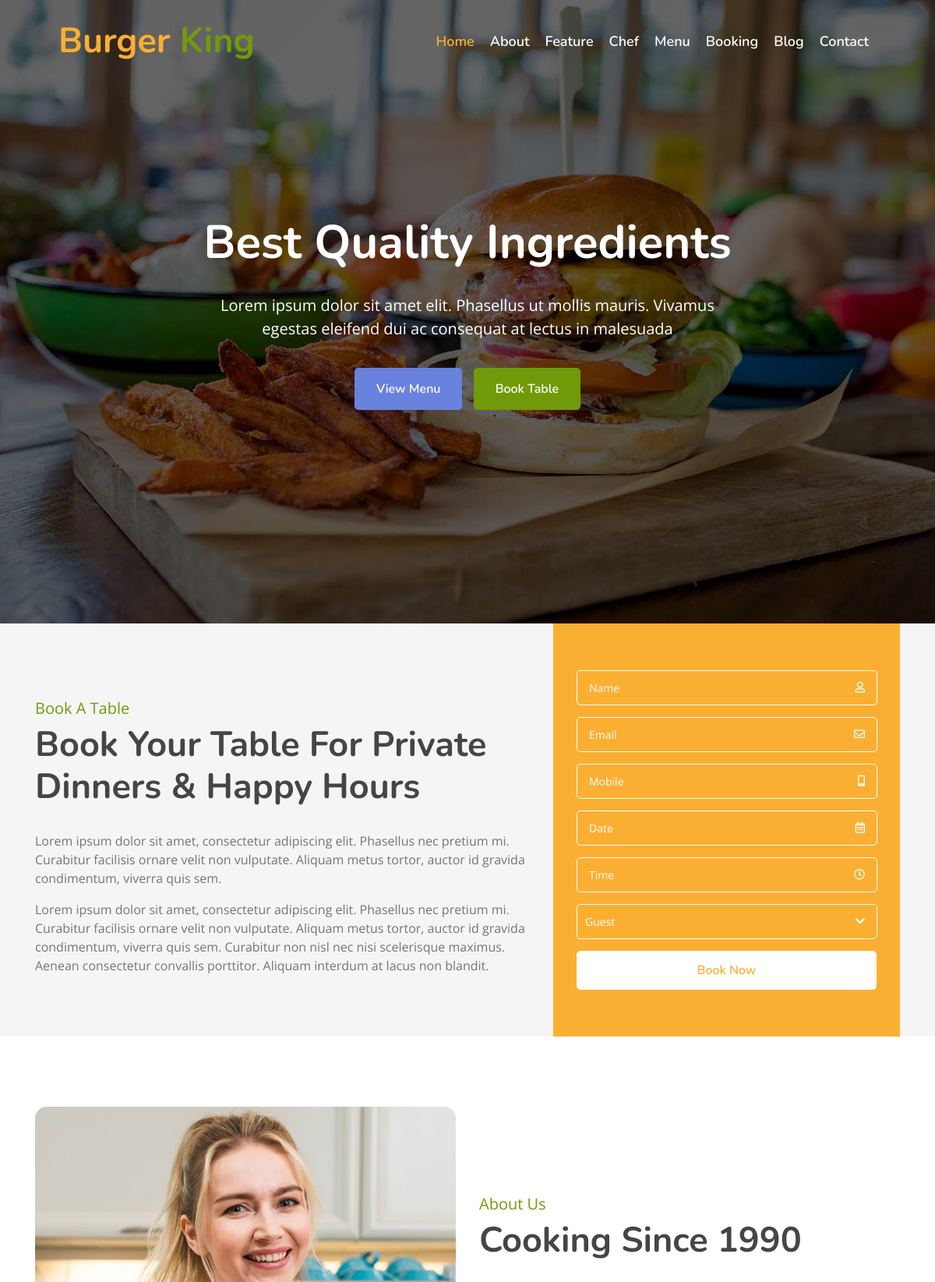
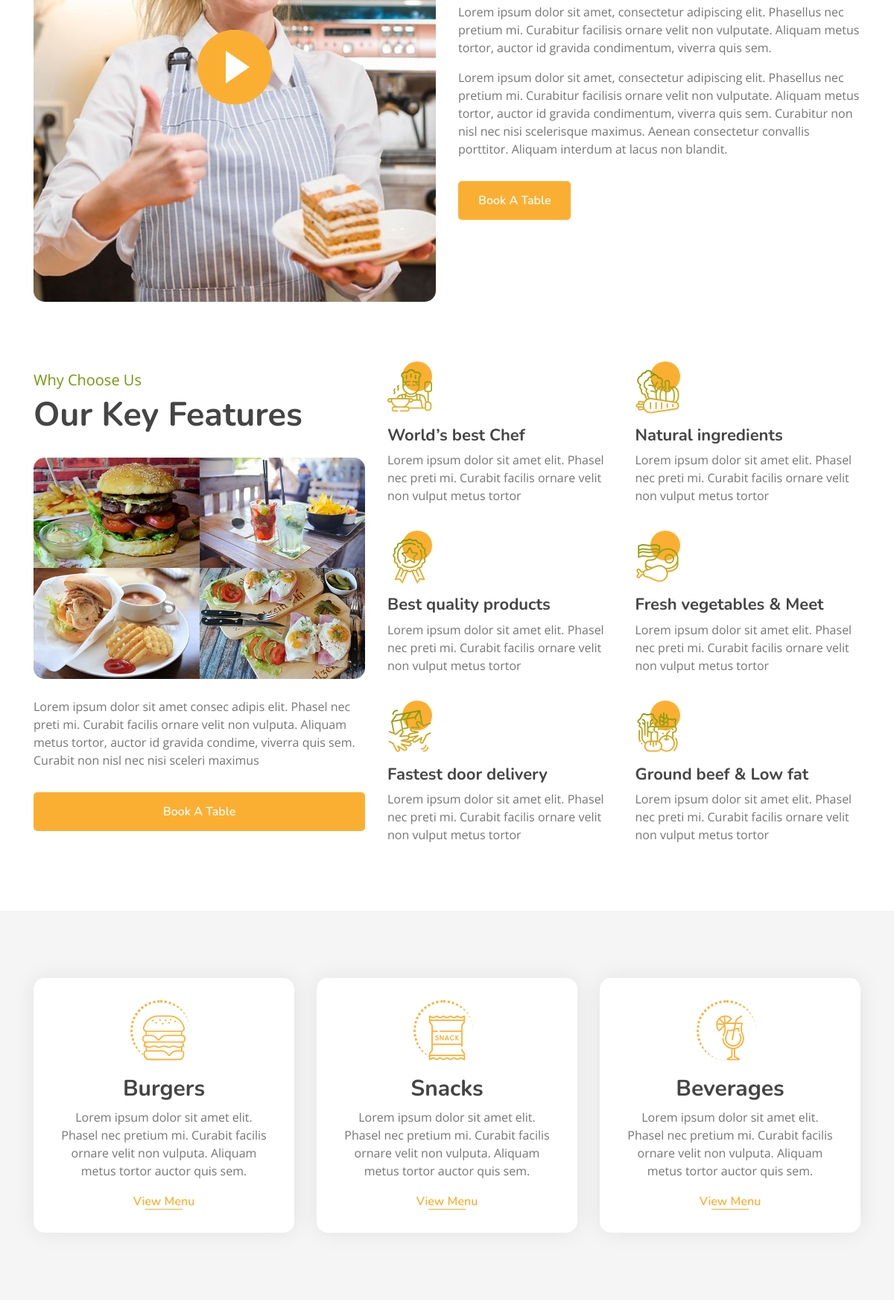
The page / (upper part) on the database its author committed (2 pictures, top to bottom).
### tables this page shows
CREATE TABLE IF NOT EXISTS `settings` (
  `is_active` tinyint(2) DEFAULT NULL,
  `logo` varchar(200) NOT NULL,
  `logo_2` varchar(150) NOT NULL,
  `address` varchar(300) NOT NULL,
  `phone` varchar(50) NOT NULL,
  `mail` varchar(50) NOT NULL,
  `s_tw` varchar(100) NOT NULL,
  `s_fb` varchar(100) NOT NULL,
  `s_ins` varchar(100) NOT NULL,
  `s_yt` varchar(100) NOT NULL,
  `s_in` varchar(100) NOT NULL
);

CREATE TABLE IF NOT EXISTS `slider` (
  `id` int(11) NOT NULL AUTO_INCREMENT,
  `img` varchar(200) NOT NULL,
  `title` varchar(200) DEFAULT NULL,
  `description` varchar(500) DEFAULT NULL,
  `btn_color_1` varchar(300) DEFAULT NULL,
  `btn_text_1` varchar(200) DEFAULT NULL,
  `btn_text_2` varchar(300) DEFAULT NULL,
  `btn_color_2` varchar(200) DEFAULT NULL,
  `btn_status_1` varchar(1) NOT NULL DEFAULT '0',
  `btn_status_2` varchar(1) NOT NULL DEFAULT '0',
  `rank` varchar(1) NOT NULL DEFAULT '0',
  `isActive` varchar(20) DEFAULT NULL,
  `created` datetime NOT NULL DEFAULT CURRENT_TIMESTAMP,
  `updated` datetime NOT NULL DEFAULT CURRENT_TIMESTAMP,
  `btn_url_1` varchar(300) DEFAULT NULL,
  `btn_url_2` varchar(300) DEFAULT NULL,
  PRIMARY KEY (`id`)
);

### pages/home.php (the view, shortened to what the rows shown need)
<!DOCTYPE html>
<html lang="en">
<head>
</head>
<body>
        <div class="carousel">
            <div class="container-fluid">
                <div class="owl-carousel">
                <?php
                    $select = $db->prepare("SELECT * FROM slider ORDER BY rank ASC");
                    $select->execute(array());
                    $sh = $select->fetchALL(PDO::FETCH_ASSOC);
                    foreach($sh as $data){
                        if($data["isActive"] == "aktiv"){
                            ?>
                                <div class="carousel-item">
                                    <div class="carousel-img">
                                        <img src="<?= "admin/uploads/".$data["img"]; ?>" alt="Image">
                                    </div>
                                    <div class="carousel-text">
                                        <h1><?= $data["title"]; ?></h1>
                                        <p>
                                        <?= $data["description"]; ?>
                                        </p>
                                        <div class="carousel-btn">
                                        <?php
                                            if($data["btn_status_1"] == 1){
                                                ?>
                                                <a  href=""
                                                    class="btn custom-btn" style="background: <?= $data["btn_color_1"]; ?>; border: 3px solid <?= $data["btn_color_1"]; ?>;"
                                                    onmouseover="this.style.color='<?= $data['btn_color_1']; ?>', this.style.backgroundColor='transparent'"
                                                    onmouseout="this.style.color='#fff', this.style.backgroundColor='<?= $data['btn_color_1']; ?>'" >
                                                    <?= $data["btn_text_1"]; ?>
                                                </a>
                                                <?php
                                            }
                                            if($data["btn_status_2"] == 1){
                                                ?>
                                                <a href=""
                                                    class="btn custom-btn" style="background: <?= $data["btn_color_2"]; ?>; border: 3px solid <?= $data["btn_color_2"]; ?>;"
                                                    onmouseover="this.style.color='<?= $data['btn_color_2']; ?>', this.style.backgroundColor='transparent'"
                                                    onmouseout="this.style.color='#fff', this.style.backgroundColor='<?= $data['btn_color_2']; ?>'">
                                                    <?= $data["btn_text_2"]; ?>
                                                </a>
                                                <?php
                                            }
                                        ?>
                                        </div>
                                    </div>
                                </div>
                            <?php
                        }
                    }
                ?>
                </div>
            </div>
        </div>
         <div class="booking">
            <div class="container">
                <div class="row align-items-center">
                    <div class="col-lg-7">
                        <div class="booking-content">
                            <div class="section-header">
                                <h2>Book Your Table For Private Dinners & Happy Hours</h2>
                            </div>
                        </div>
                    </div>
                </div>
            </div>
        </div>
        <div class="about">
            <div class="container">
                <div class="row align-items-center">
                    <div class="col-lg-6">
                        <div class="about-content">
                            <div class="section-header">
                                <h2>Cooking Since 1990</h2>
                            </div>
                        </div>
                    </div>
                </div>
            </div>
        </div>
        <div class="feature">
            <div class="container">
                <div class="row">
                    <div class="col-lg-5">
                        <div class="section-header">
                            <h2>Our Key Features</h2>
                        </div>
                    </div>
                </div>
            </div>
        </div>
        <div class="food">
            <div class="container">
                <div class="row align-items-center">
                    <div class="col-md-4">
                        <div class="food-item">
                            <h2>Burgers</h2>
                        </div>
                    </div>
                    <div class="col-md-4">
                        <div class="food-item">
                            <h2>Snacks</h2>
                        </div>
                    </div>
                    <div class="col-md-4">
                        <div class="food-item">
                            <h2>Beverages</h2>
                        </div>
                    </div>
                </div>
            </div>
        </div>
</body>
</html>

### inc/menu.php (shortened to what the rows shown need)
<?php
    $select = $db->prepare("SELECT * FROM settings");
     $select->execute(array());
     $x = $select->fetchALL(PDO::FETCH_ASSOC);
?>
 <div class="navbar navbar-expand-lg bg-light navbar-light">
            <div class="container-fluid">
            <?php
                foreach($x as $data){
                    ?>
                        <a href="" class="navbar-brand"><?= $data["logo"];?> <span> <?= $data["logo_2"];?></span></a>
                    <?php
                }
            ?>
                <div class="collapse navbar-collapse justify-content-between" id="navbarCollapse">
                    <div class="navbar-nav ml-auto">
                    </div>
                </div>
            </div>
        </div>

### rows shown on the page
settings: logo "Burger", logo_2 "King"
slider: img (picture), title "Best Quality Ingredients", description "Lorem ipsum dolor sit amet elit. Phasellus ut mollis mauris. Vivamus egestas eleifend dui ac consequat at lectus in malesuada", btn_text_1 "View Menu", btn_text_2 "Book Table"
